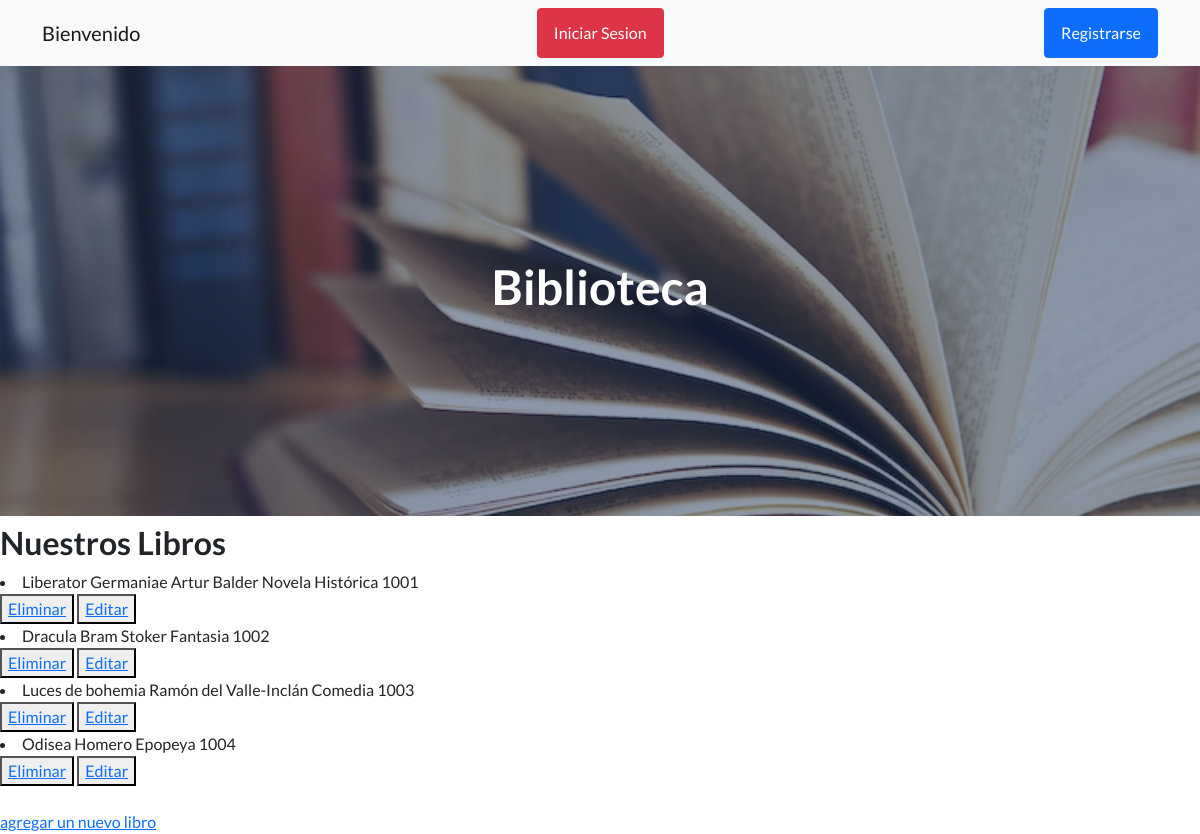
/app_biblioteca/leer_libros/, run on an earlier commit of the app's database.
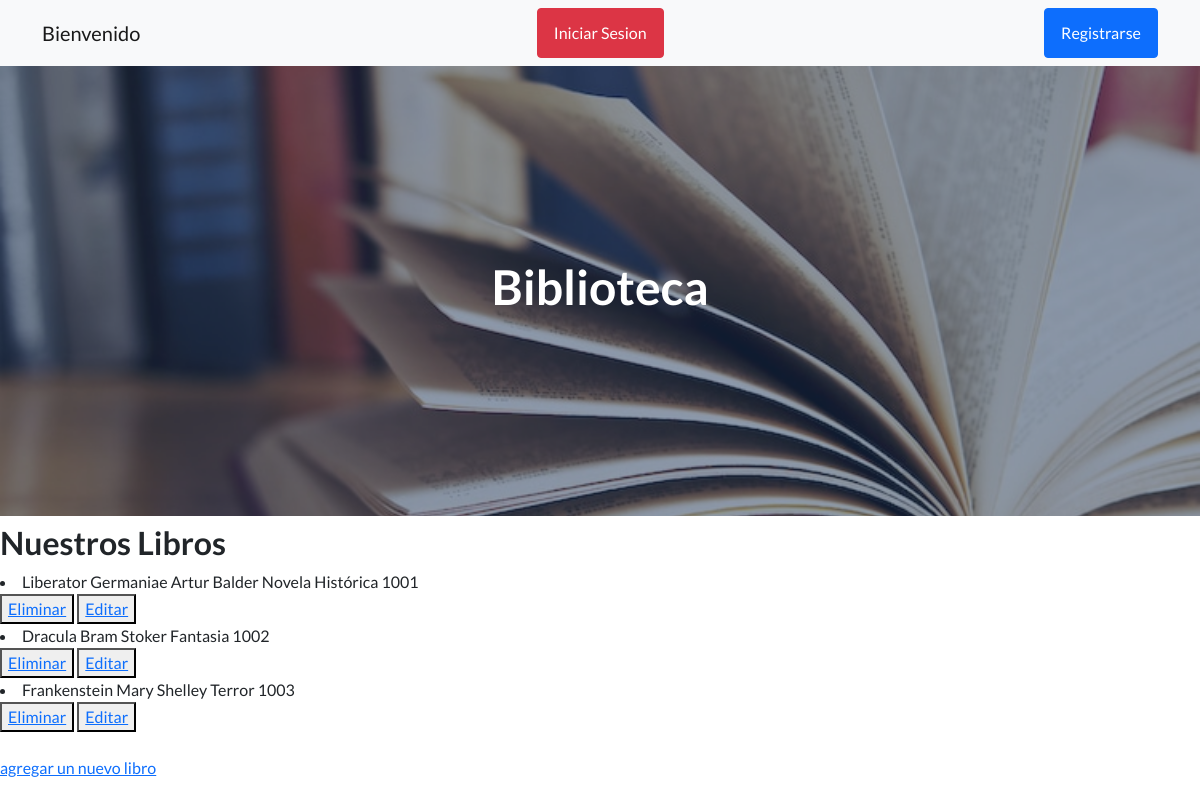
And on a later commit of the database.
### app_biblioteca/models.py (models this page shows)
class Libro(models.Model):
    titulo=models.CharField(max_length=50)
    autor=models.CharField(max_length=50)
    genero=models.CharField(max_length=50)
    codigo=models.IntegerField()
    def __str__(self):
        return self.titulo+' '+self.autor+' '+self.genero+' '+str(self.codigo)

### app_biblioteca/views.py (the view)
# urls.py: path('leer_libros/', leer_libros, name='leer_libros'),
def leer_libros(request):
    libros = Libro.objects.all()
    return render(request, 'app_biblioteca/leer_libros.html',{'libros':libros})

### app_biblioteca/templates/app_biblioteca/leer_libros.html (shortened to what this page needs)
{% extends 'app_biblioteca/inicio.html' %}
{% load static %}
{% block titulo %}
<h1>Biblioteca</h1>
{% endblock %}
{% block contenido_que_cambia %}
<h2>Nuestros Libros</h2>
{% for libro in libros %}
    <li>{{ libro }}</li>
    <button>
        <a href="{% url 'eliminar_libro' libro.codigo %}">Eliminar</a>
    </button>
    <button>
        <a href="{% url 'editar_libro' libro.codigo %}">Editar</a>
    </button>
{% endfor %}
<br>
<a href="{% url 'ingreso_libros' %}">agregar un nuevo libro</a>
</body>
{% endblock %}

What changed in the data, as far as the page shows it:
removed Libro: titulo+autor+genero "Luces de bohemia Ramón del Valle-Inclán Comedia 1003"
removed Libro: titulo+autor+genero "Odisea Homero Epopeya 1004"
added Libro: titulo+autor+genero "Frankenstein Mary Shelley Terror 1003"
